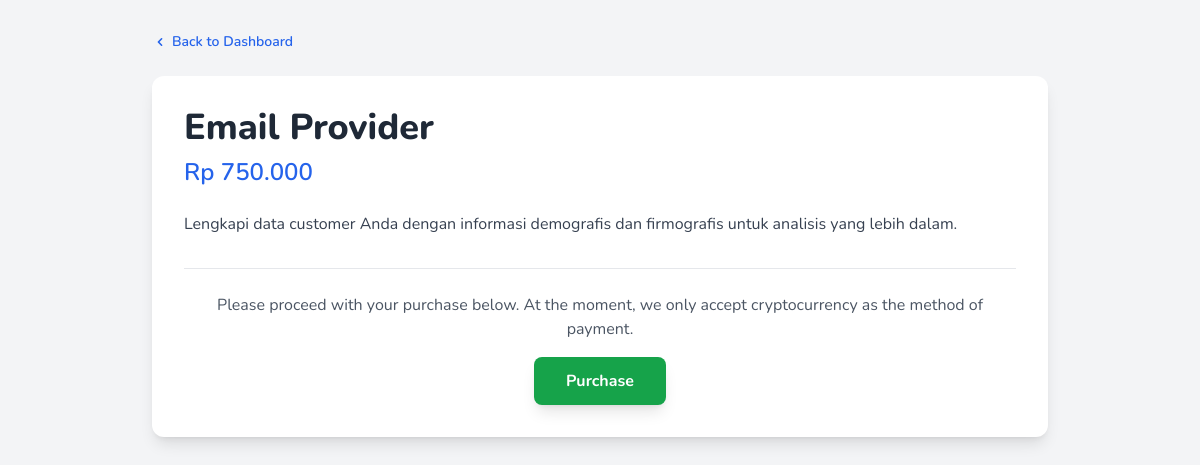
Page /customer/product_detail.php?id=2 (signed in) on the committed database.
### tables this page shows
CREATE TABLE `products` (
  `id` int(10) unsigned NOT NULL AUTO_INCREMENT,
  `product_name` varchar(100) NOT NULL,
  `description` text DEFAULT NULL,
  `price` decimal(10,2) NOT NULL DEFAULT 0.00,
  `is_active` tinyint(1) NOT NULL DEFAULT 1,
  `created_at` timestamp NULL DEFAULT current_timestamp(),
  `updated_at` timestamp NULL DEFAULT current_timestamp() ON UPDATE current_timestamp(),
  PRIMARY KEY (`id`),
  UNIQUE KEY `product_name` (`product_name`)
);

### customer/product_detail.php (the view, shortened to what this page needs)
<?php
require_once '../config.php';
$product_id = $_GET['id'];
$product = null;
$stmt = $conn->prepare("SELECT * FROM products WHERE id = ? AND is_active = 1");
$stmt->bind_param("i", $product_id);
$stmt->execute();
$result = $stmt->get_result();
if ($result->num_rows === 1) {
    $product = $result->fetch_assoc();
} else {
    header("Location: dashboard.php");
    exit;
}
?>
<!DOCTYPE html>
<html lang="en">
<head>
    <script src="https://cdn.tailwindcss.com"></script>
</head>
<body class="bg-gray-100 font-sans">
    <div class="container mx-auto p-4 md:p-8">
        <div class="max-w-4xl mx-auto">
            <div class="mb-6">
                <a href="dashboard.php" class="text-sm text-blue-600 hover:text-blue-800 font-semibold flex items-center">
                    <svg xmlns="http://www.w3.org/2000/svg" class="h-4 w-4 mr-1" viewBox="0 0 20 20" fill="currentColor">
                        <path fill-rule="evenodd" d="M12.707 5.293a1 1 0 010 1.414L9.414 10l3.293 3.293a1 1 0 01-1.414 1.414l-4-4a1 1 0 010-1.414l4-4a1 1 0 011.414 0z" clip-rule="evenodd" />
                    </svg>
                    Back to Dashboard
                </a>
            </div>
            <div class="bg-white p-8 rounded-xl shadow-lg">
                <h1 class="text-4xl font-extrabold text-gray-800 mb-2">
                    <?php echo htmlspecialchars(ucwords(str_replace('_', ' ', $product['product_name']))); ?>
                </h1>
                <p class="text-2xl font-semibold text-blue-600 mb-6">
                    Rp <?php echo number_format($product['price'], 0, ',', '.'); ?>
                </p>
                <div class="prose max-w-none text-gray-700">
                    <p class="lead"><?php echo nl2br(htmlspecialchars($product['description'])); ?></p>
                </div>
                <div class="mt-8 border-t pt-6 text-center">
                    <p class="text-gray-600 mb-4">Please proceed with your purchase below. At the moment, we only accept cryptocurrency as the method of payment.</p>
                    <a href="subscribe.php?id=<?php echo $product['id']; ?>" class="inline-block bg-green-600 hover:bg-green-700 text-white font-bold py-3 px-8 rounded-lg shadow-lg transform hover:scale-105 transition-all duration-200">
                        Purchase
                    </a>
                </div>
            </div>
        </div>
    </div>
</body>
</html>

### rows in the picture
products: product_name "Email Provider", price "750.000", description "Lengkapi data customer Anda dengan informasi demografis dan firmografis untuk analisis yang lebih dalam."
